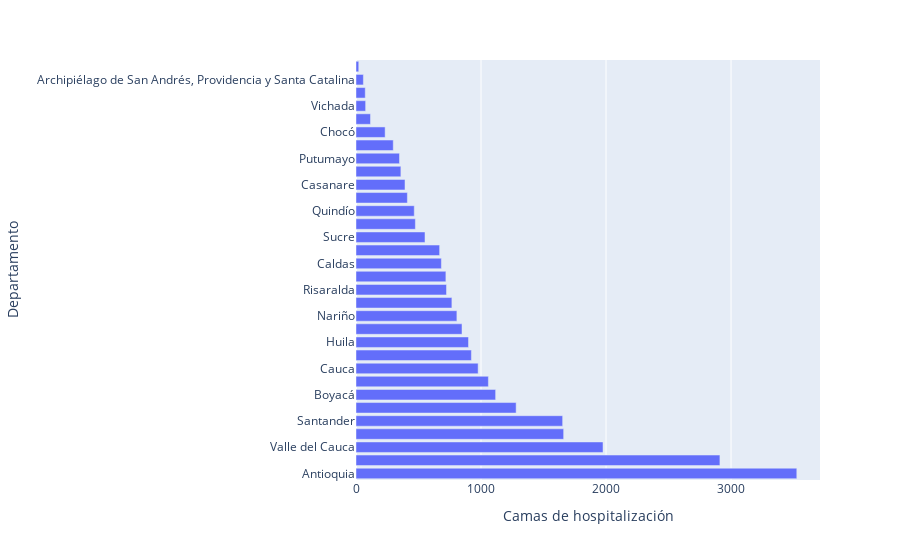

Here is the notebook cell this chart was saved with:
### Code cell
px.bar(df[(df['Departamento'] != "Nacional") & (df['Anio'] == 2022)][['Departamento', 'Camas de hospitalización']].sort_values('Camas de hospitalización', ascending=False), x='Camas de hospitalización', y='Departamento')

### Figure 1 — Plotly figure (JSON) as saved in the notebook; plotly's stock layout.template omitted (floating-point values rounded to 4 significant figures)
{"data": [{"alignmentgroup": "True", "hovertemplate": "Camas de hospitalización=%{x}<br>Departamento=%{y}<extra></extra>", "legendgroup": "", "marker": {"color": "#636efa", "pattern": {"shape": ""}}, "name": "", "offsetgroup": "", "orientation": "h", "showlegend": false, "textposition": "auto", "type": "bar", "x": [3526, 2911, 1976, 1661, 1653, 1281, 1117, 1059, 977, 923, 900, 848, 807, 767, 724, 719, 683, 669, 552, 475, 466, 411, 392, 359, 348, 298, 233, 116, 77, 74, 59, 22], "xaxis": "x", "y": ["Antioquia", "Bogotá, D.C.", "Valle del Cauca", "Cundinamarca", "Santander", "Tolima", "Boyacá", "Bolívar", "Cauca", "Norte de Santander", "Huila", "Magdalena", "Nariño", "Córdoba", "Risaralda", "Cesar", "Caldas", "Meta", "Sucre", "Atlántico", "Quindío", "La Guajira", "Casanare", "Caquetá", "Putumayo", "Arauca", "Chocó", "Guaviare", "Vichada", "Amazonas", "Archipiélago de San Andrés, Providencia y Santa Catalina", "Vaupés"], "yaxis": "y"}], "layout": {"barmode": "relative", "legend": {"tracegroupgap": 0}, "margin": {"t": 60}, "xaxis": {"anchor": "y", "domain": [0, 1], "title": {"text": "Camas de hospitalización"}}, "yaxis": {"anchor": "x", "domain": [0, 1], "title": {"text": "Departamento"}}}}
